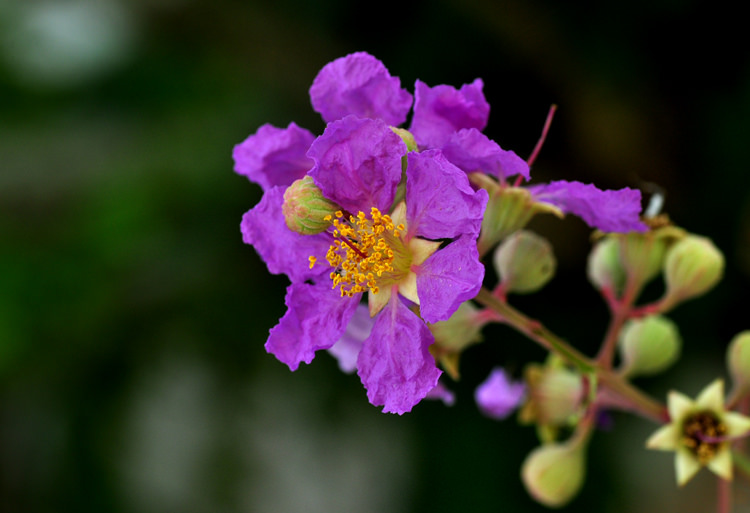
#> input picture train.jpg, 750 x 513 px
$ python geometricTransformationOfImages.py
#> lines starting #> are read from the running program, lines starting #| are printed output that depends on the picture
import cv2 as cv
import numpy as np

img = cv.imread("train.jpg", 0)
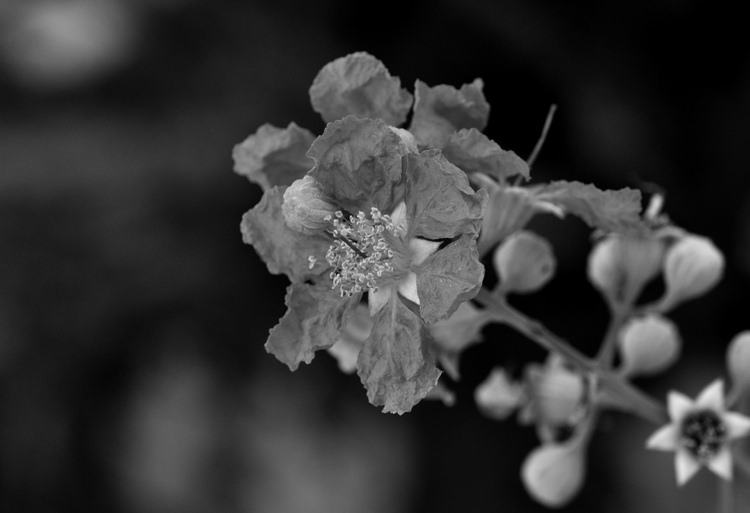
#> img: shape (513, 750); min 0, max 228, mean 53
# dich
rows, cols = img.shape
#> rows = 513; cols = 750
M = np.float32([[1, 0, -10], [0, 1, 50]])
dst = cv.warpAffine(img, M, (cols, rows))
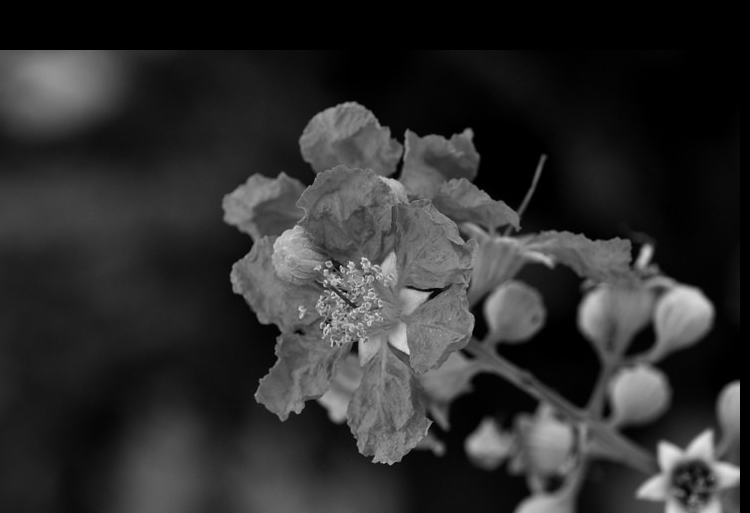
#> dst: shape (513, 750); min 0, max 228, mean 47.1
cv.imshow('img',dst)
cv.waitKey(0)
#> (the run stopped early here; a loop or call above may not have finished)

$ run again, with 5.JPG copied over train.jpg
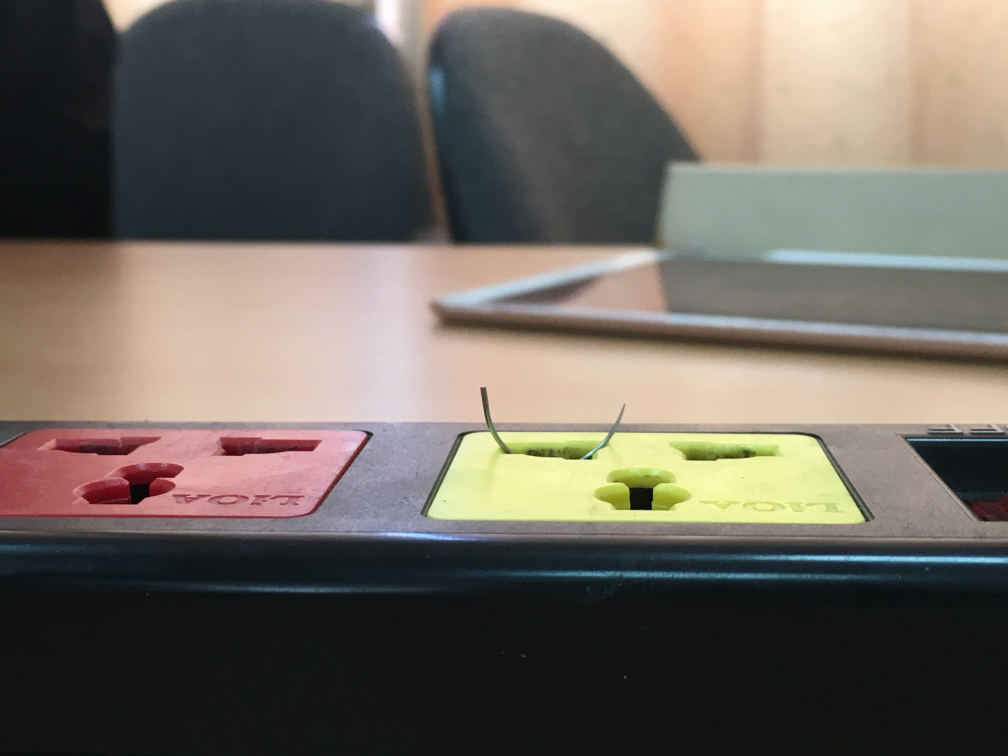
#> input picture 5.JPG, 4032 x 3024 px (shown at 1/4 size)
#> `img = cv.imread("train.jpg", 0)`:
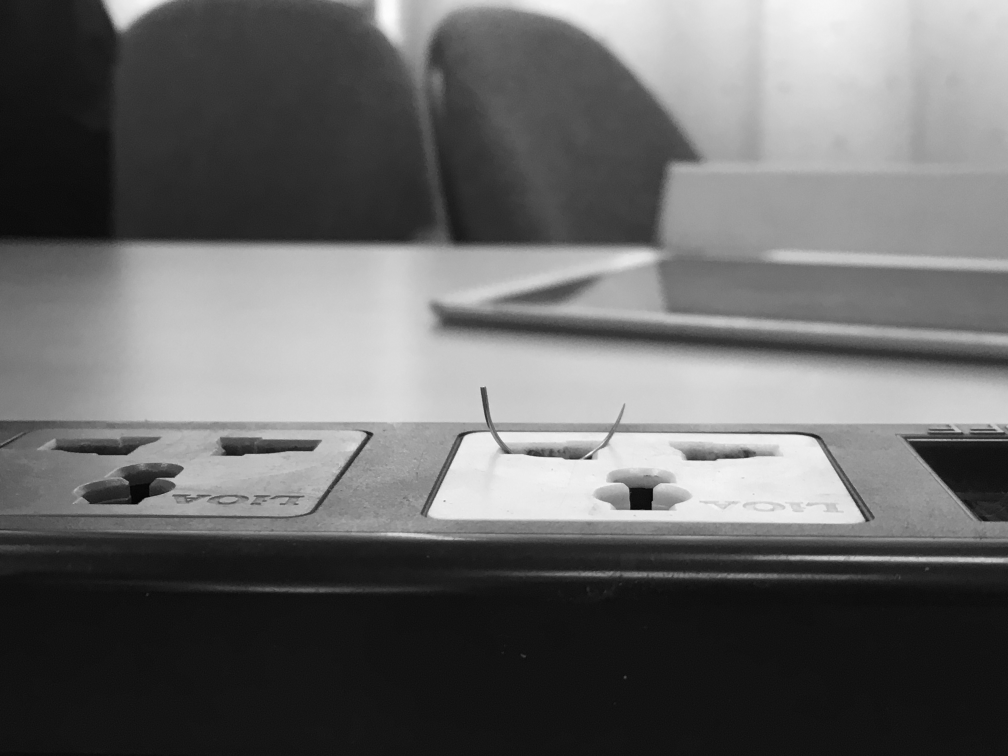
#> img: shape (3024, 4032) (shown at 1/4 size); min 0, max 254, mean 103.6
#> `dst = cv.warpAffine(img, M, (cols, rows))`:
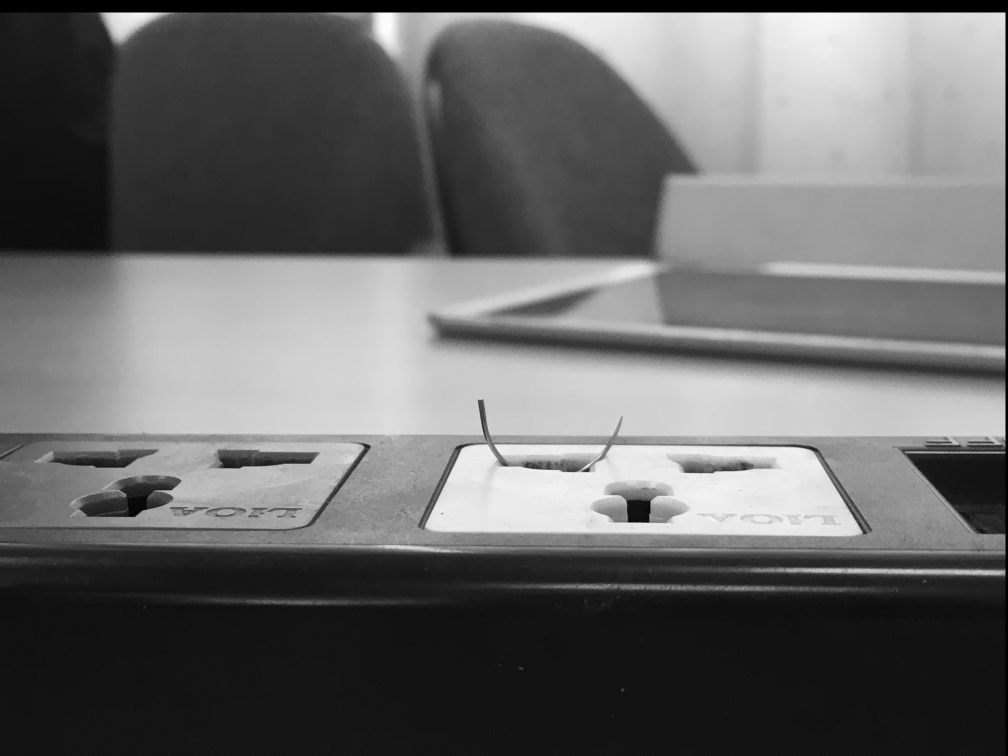
#> dst: shape (3024, 4032) (shown at 1/4 size); min 0, max 254, mean 103.2

$ run again, with hung.jpg copied over train.jpg
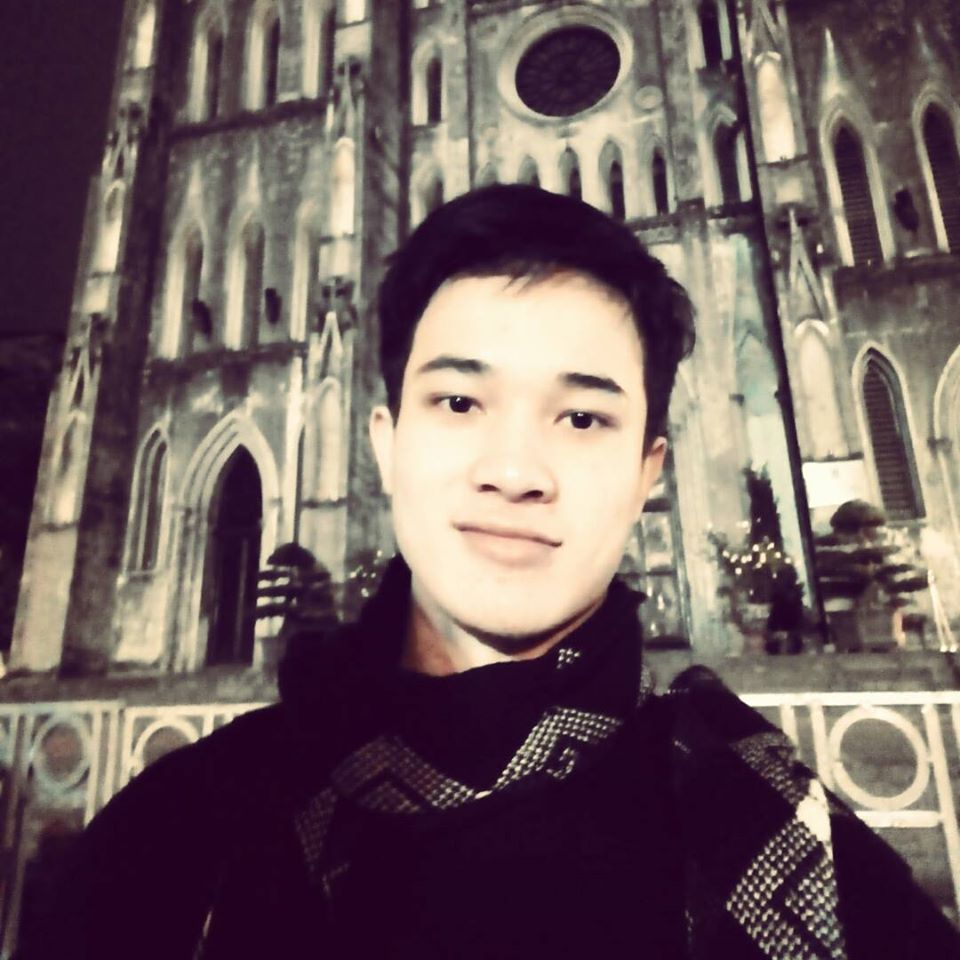
#> input picture hung.jpg, 960 x 960 px
#> `img = cv.imread("train.jpg", 0)`:
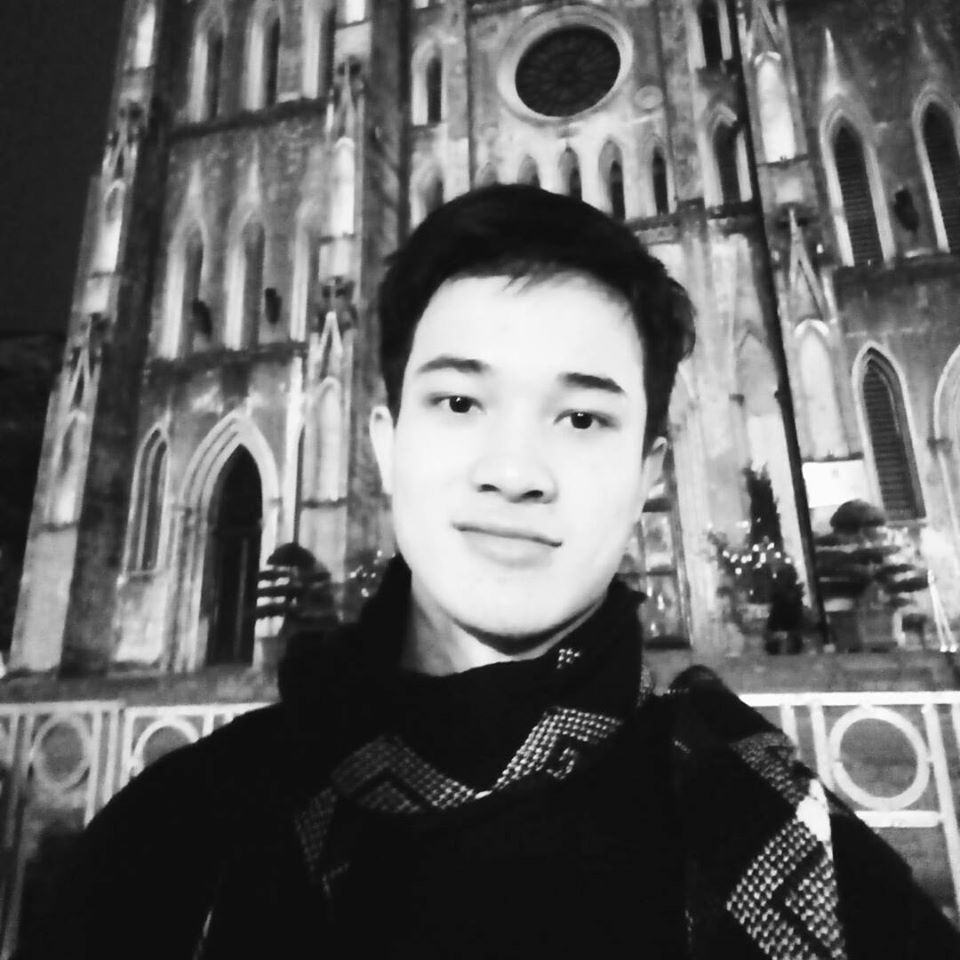
#> img: shape (960, 960); min 7, max 255, mean 99.9
#> `dst = cv.warpAffine(img, M, (cols, rows))`:
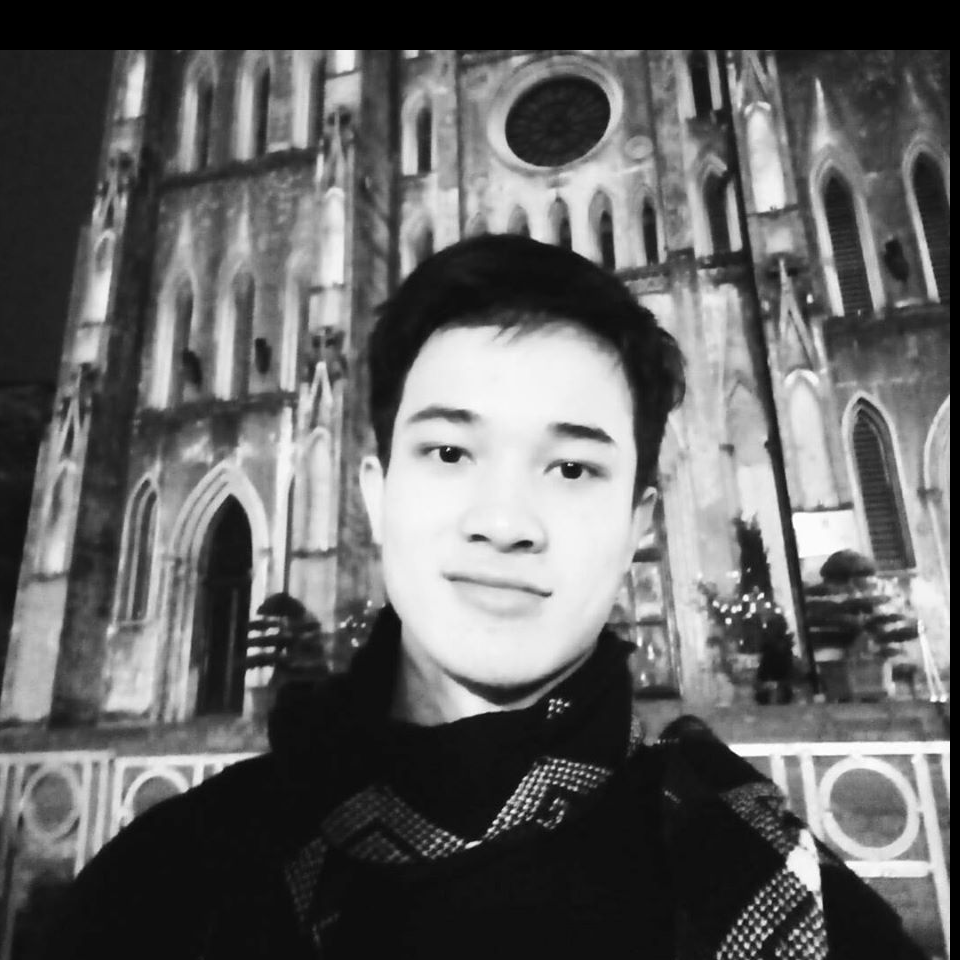
#> dst: shape (960, 960); min 0, max 255, mean 98.3
